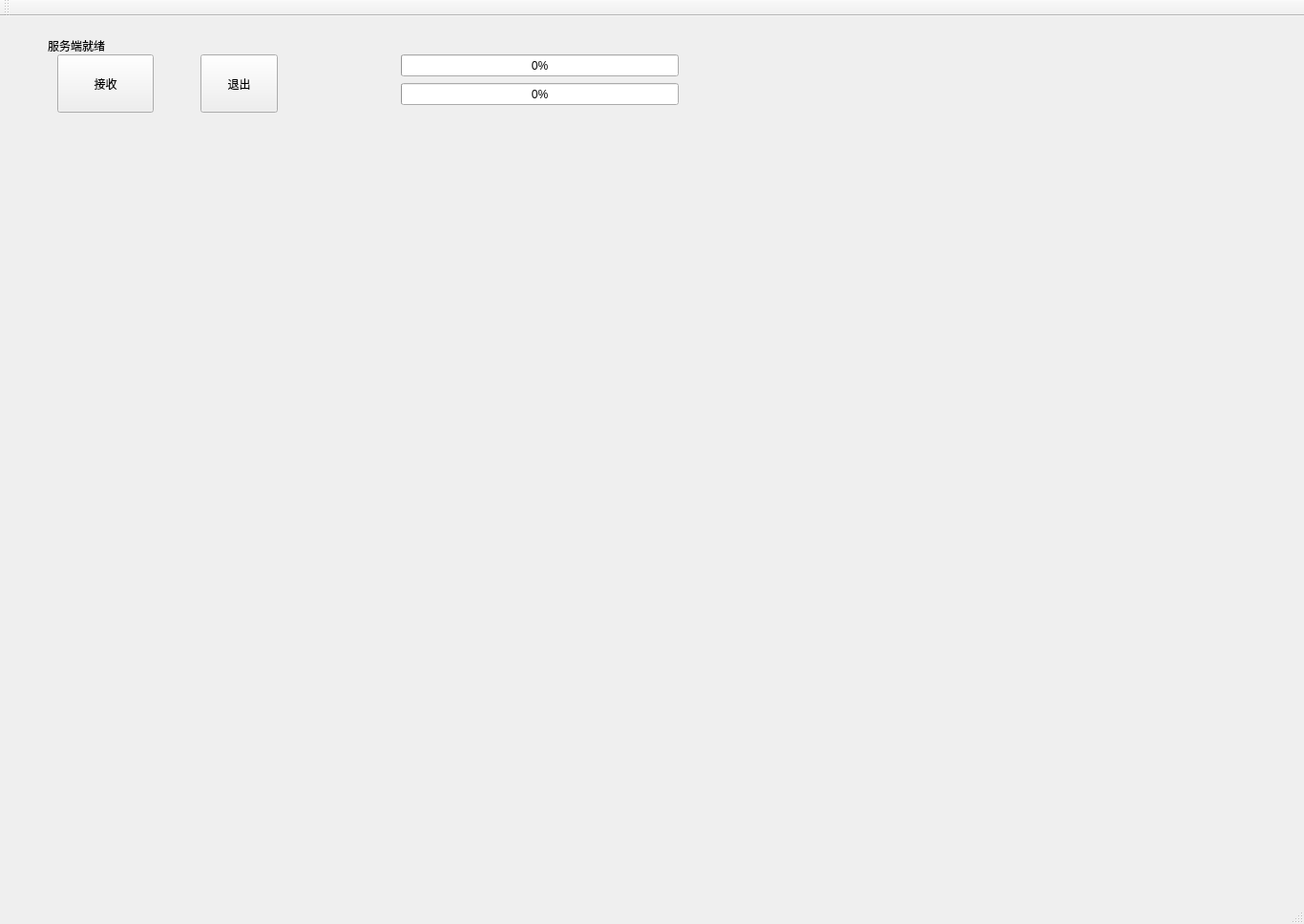
<?xml version="1.0" encoding="UTF-8"?>
<ui version="4.0">
 <class>Tcp_FileServer_Recv</class>
 <widget class="QMainWindow" name="Tcp_FileServer_Recv">
  <property name="geometry">
   <rect>
    <x>0</x>
    <y>0</y>
    <width>1366</width>
    <height>968</height>
   </rect>
  </property>
  <property name="windowTitle">
   <string>接收文件</string>
  </property>
  <widget class="QWidget" name="centralWidget">
   <widget class="QLabel" name="serverStatusLabel">
    <property name="geometry">
     <rect>
      <x>50</x>
      <y>20</y>
      <width>301</width>
      <height>21</height>
     </rect>
    </property>
    <property name="text">
     <string>服务端就绪</string>
    </property>
   </widget>
   <widget class="QPushButton" name="startButton">
    <property name="geometry">
     <rect>
      <x>60</x>
      <y>40</y>
      <width>101</width>
      <height>61</height>
     </rect>
    </property>
    <property name="text">
     <string>接收</string>
    </property>
   </widget>
   <widget class="QPushButton" name="quitButton">
    <property name="geometry">
     <rect>
      <x>210</x>
      <y>40</y>
      <width>81</width>
      <height>61</height>
     </rect>
    </property>
    <property name="text">
     <string>退出</string>
    </property>
   </widget>
   <widget class="QProgressBar" name="clientProgressBar">
    <property name="geometry">
     <rect>
      <x>420</x>
      <y>70</y>
      <width>291</width>
      <height>23</height>
     </rect>
    </property>
    <property name="value">
     <number>0</number>
    </property>
   </widget>
   <widget class="QProgressBar" name="serverProgressBar">
    <property name="geometry">
     <rect>
      <x>420</x>
      <y>40</y>
      <width>291</width>
      <height>23</height>
     </rect>
    </property>
    <property name="value">
     <number>0</number>
    </property>
   </widget>
   <widget class="QLabel" name="imageLabel">
    <property name="geometry">
     <rect>
      <x>0</x>
      <y>100</y>
      <width>1366</width>
      <height>768</height>
     </rect>
    </property>
    <property name="text">
     <string/>
    </property>
   </widget>
  </widget>
  <widget class="QMenuBar" name="menuBar">
   <property name="geometry">
    <rect>
     <x>0</x>
     <y>0</y>
     <width>1366</width>
     <height>23</height>
    </rect>
   </property>
  </widget>
  <widget class="QToolBar" name="mainToolBar">
   <attribute name="toolBarArea">
    <enum>TopToolBarArea</enum>
   </attribute>
   <attribute name="toolBarBreak">
    <bool>false</bool>
   </attribute>
  </widget>
  <widget class="QStatusBar" name="statusBar"/>
 </widget>
 <layoutdefault spacing="6" margin="11"/>
 <resources/>
 <connections/>
</ui>
